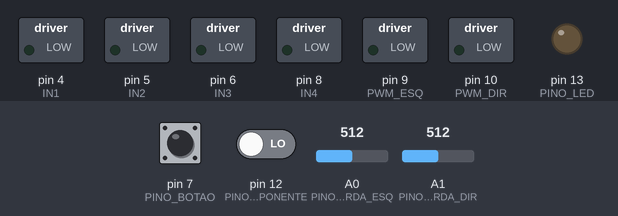
A sketch run on a simulated Arduino Uno, built with avr-gcc and run on an emulated ATmega328P. Parts: switched loads named in the sketch (green lamp = pin HIGH), output pins drawn as LEDs (lit = HIGH). Dashed ring = blinking. The inputs (shaded band) are chosen by the test bench; at power-on: pin 7 (PINO_BOTAO) HIGH, A0 (PINO_BORDA_ESQ) = 512, pin 12 (PINO_OPONENTE) LOW, A1 (PINO_BORDA_DIR) = 512.

Above: at 0.8 s.
0.9 s: pin 7 (PINO_BOTAO) pulled LOW for 0.15 s
At 3.95 s:
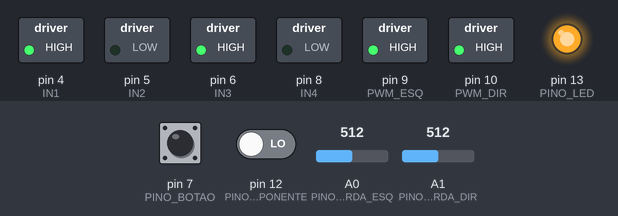
4.0 s: A0 (PINO_BORDA_ESQ) set to 485
At 4.2 s:
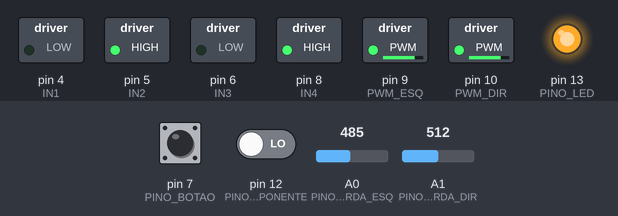
7.0 s: A0 (PINO_BORDA_ESQ) set to 510
At 7.35 s:
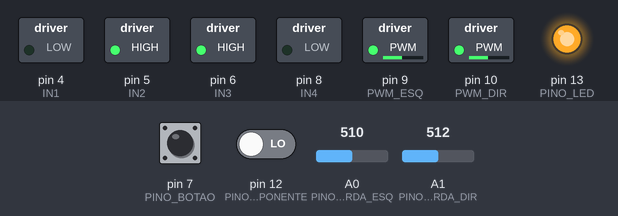
9.0 s: pin 12 (PINO_OPONENTE) driven HIGH
At 10.1 s:
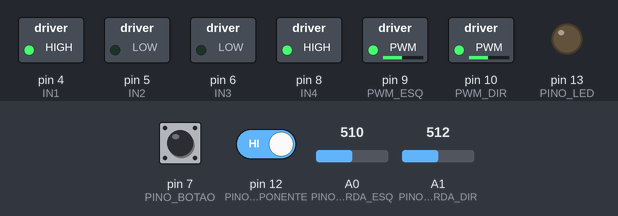
10.5 s: A1 (PINO_BORDA_DIR) set to 485
At 11.4 s:
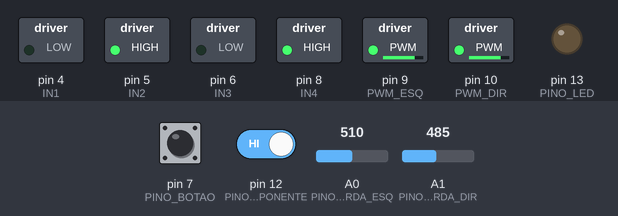
13.5 s: A1 (PINO_BORDA_DIR) set to 510
At 13.85 s:
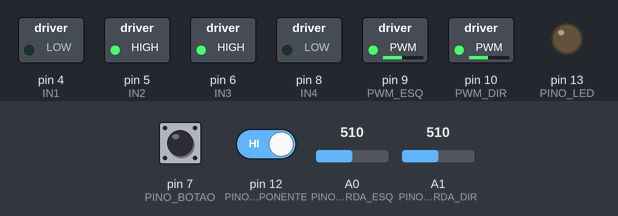
Timing chart, 0 to 16.5 s (numbered marks = the images above; inputs shaded):
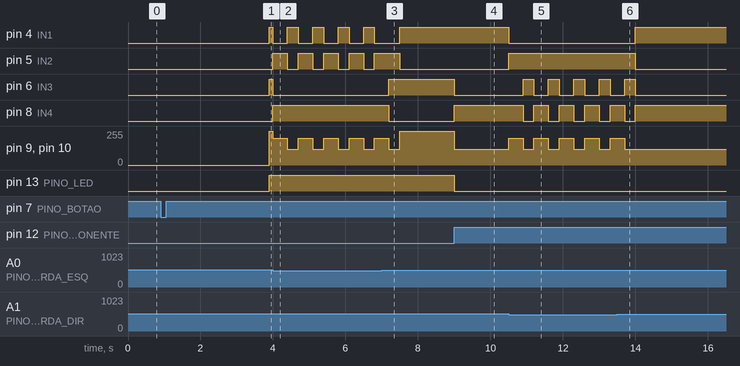

Measured:
- the behaviour switches between 500 and 499 on A0 (PINO_BORDA_ESQ) (found by bisection; images 1 and 2)
- the behaviour switches between 500 and 499 on A1 (PINO_BORDA_DIR) (found by bisection; images 4 and 5)
- after the input at 0.9 s, pin 4 (IN1), pin 6 (IN3), pin 13 (PINO_LED): LOW → HIGH after 3.0 s; pin 9 (PWM_ESQ), pin 10 (PWM_DIR): 0/255 → 255/255 after 3.0 s
- after the input at 4.0 s, pin 4 (IN1): alternates HIGH for 0.30 s and LOW for 0.40 s, starting at once; pin 5 (IN2): alternates HIGH for 0.40 s and LOW for 0.30 s, starting at once; pin 6 (IN3): HIGH → LOW at once; pin 8 (IN4): LOW → HIGH at once; pin 9 (PWM_ESQ), pin 10 (PWM_DIR): alternates 200/255 for 0.40 s and 120/255 for 0.30 s, starting at once
- after the input at 7.0 s, pin 6 (IN3): LOW → HIGH after 0.20 s; pin 8 (IN4): HIGH → LOW after 0.20 s
- after the input at 9.0 s, pin 6 (IN3), pin 13 (PINO_LED): HIGH → LOW at once; pin 8 (IN4): LOW → HIGH at once; pin 9 (PWM_ESQ), pin 10 (PWM_DIR): 255/255 → 120/255 at once
- after the input at 10.5 s, pin 4 (IN1): HIGH → LOW at once; pin 5 (IN2): LOW → HIGH at once
- after the input at 13.5 s, pin 4 (IN1): LOW → HIGH after 0.50 s; pin 5 (IN2): HIGH → LOW after 0.50 s; pin 6 (IN3): goes on until 14.0 s, then stays LOW; pin 8 (IN4): goes on until 14.0 s, then stays HIGH; pin 9 (PWM_ESQ), pin 10 (PWM_DIR): goes on until 13.7 s, then stays 120/255

The sketch:

sumo_playground.ino
```cpp
/*
 * ============================================================
 *  PLAYGROUND — SUMÔ (autônomo, largada por botão)
 * ============================================================
 * A estratégia mínima que ganha luta, em 3 estados que você lê
 * de uma vez — e modifica com coragem:
 *
 *   PROCURANDO: gira até ver o oponente
 *   ATACANDO:   tudo à frente
 *   BORDA:      prioridade absoluta — ré + giro + volta a procurar
 *
 * O sinal IR do juiz entra apenas na versão de competição; aqui a
 * largada é por botão, para treinar à vontade.
 * Pinagem de referência (hardware do sumô em desenvolvimento).
 */

// ============ AJUSTES (mexa à vontade — um por vez!) ============
const int VEL_BUSCA    = 120;
const int VEL_ATAQUE   = 255;
const int VEL_ESCAPE   = 200;
const int TEMPO_RE     = 400;   // ms
const int TEMPO_GIRO   = 300;   // ms
const int LIMIAR_BORDA = 500;   // meça com o teste unitário 06!
// ================================================================

const int PINO_BORDA_ESQ = A0;
const int PINO_BORDA_DIR = A1;
const int PINO_OPONENTE  = 12;
const int IN1 = 4, IN2 = 5, PWM_ESQ = 9;
const int IN3 = 6, IN4 = 8, PWM_DIR = 10;
const int PINO_BOTAO = 7;
const int PINO_LED = 13;

void motores(int velEsq, int velDir) {
  digitalWrite(IN1, velEsq >= 0 ? HIGH : LOW);
  digitalWrite(IN2, velEsq >= 0 ? LOW : HIGH);
  analogWrite(PWM_ESQ, abs(velEsq));
  digitalWrite(IN3, velDir >= 0 ? HIGH : LOW);
  digitalWrite(IN4, velDir >= 0 ? LOW : HIGH);
  analogWrite(PWM_DIR, abs(velDir));
}

bool bordaEsq() { return analogRead(PINO_BORDA_ESQ) < LIMIAR_BORDA; }
bool bordaDir() { return analogRead(PINO_BORDA_DIR) < LIMIAR_BORDA; }
bool oponenteVisto() { return digitalRead(PINO_OPONENTE) == LOW; }

void setup() {
  pinMode(IN1, OUTPUT); pinMode(IN2, OUTPUT); pinMode(PWM_ESQ, OUTPUT);
  pinMode(IN3, OUTPUT); pinMode(IN4, OUTPUT); pinMode(PWM_DIR, OUTPUT);
  pinMode(PINO_OPONENTE, INPUT);
  pinMode(PINO_BOTAO, INPUT_PULLUP);
  pinMode(PINO_LED, OUTPUT);

  while (digitalRead(PINO_BOTAO) == HIGH) { }
  delay(3000);   // 3 s para afastar a mão (treino)
}

void loop() {
  // ---------- BORDA: prioridade absoluta ----------
  if (bordaEsq() || bordaDir()) {
    motores(-VEL_ESCAPE, -VEL_ESCAPE);           // ré
    delay(TEMPO_RE);

    // gira para LONGE da borda que foi vista
    if (bordaEsq()) motores(VEL_BUSCA, -VEL_BUSCA);   // borda à esq. -> gira p/ direita
    else            motores(-VEL_BUSCA, VEL_BUSCA);
    delay(TEMPO_GIRO);
    return;
  }

  // ---------- COMBATE ----------
  if (oponenteVisto()) {
    digitalWrite(PINO_LED, HIGH);
    motores(VEL_ATAQUE, VEL_ATAQUE);   // ATACANDO
  } else {
    digitalWrite(PINO_LED, LOW);
    motores(VEL_BUSCA, -VEL_BUSCA);    // PROCURANDO
  }

  // >>> CRIE AQUI (1): busca inteligente <<<
  // Girar parado no lugar é seguro, mas passivo. E avançar em arco
  // (motores em velocidades diferentes) varrendo a arena? E alternar
  // o sentido do giro a cada busca?

  // >>> CRIE AQUI (2): estado extra <<<
  // Invente um estado! Ideias: EMPURRANDO (perto do oponente há X ms,
  // manter tudo à frente mesmo que o sensor pisque); FINTA (recuar de
  // leve antes do ataque para desestabilizar o adversário).

  // >>> CRIE AQUI (3): escape esperto <<<
  // O tempo de ré fixo serve para começar. E se o escape dependesse de
  // QUAL sensor viu a borda — ou girasse na direção onde o oponente
  // foi visto pela última vez?
}
```
